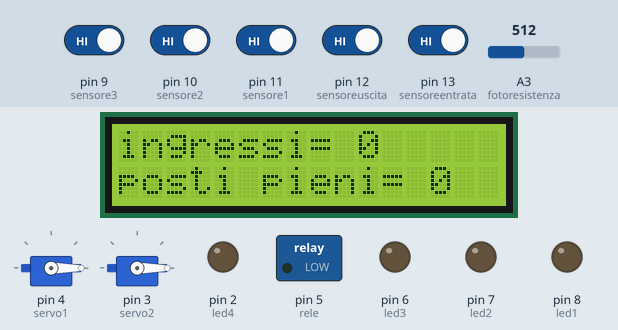
This sketch was run on a simulated Arduino Uno, built with avr-gcc and run on an emulated ATmega328P. On the bench: 16×2 character LCD, 2 × servo, switched loads named in the sketch (green lamp = pin HIGH), output pins drawn as LEDs (lit = HIGH). The inputs (shaded band) are chosen by the test bench; at power-on: pin 9 (sensore3), pin 10 (sensore2), pin 11 (sensore1), pin 12 (sensoreuscita), pin 13 (sensoreentrata) HIGH, A3 (fotoresistenza) = 512. What the sketch prints to the serial monitor is not drawn.

Above: at 6.3 s.
6.4 s: pin 12 (sensoreuscita) driven LOW
At 7.8 s:
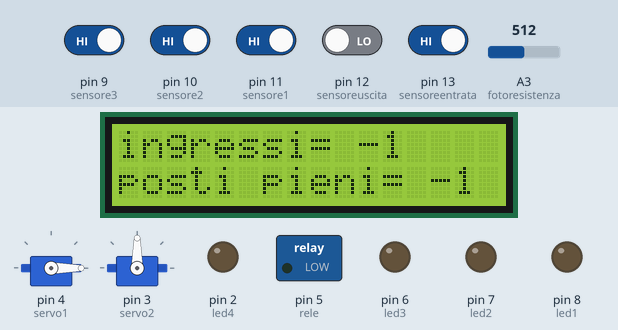
8.1 s: A3 (fotoresistenza) set to 481
11.2 s: pin 9 (sensore3) driven LOW and pin 10 (sensore2) driven LOW
14.3 s: pin 9 (sensore3) driven HIGH
At 16.2 s:
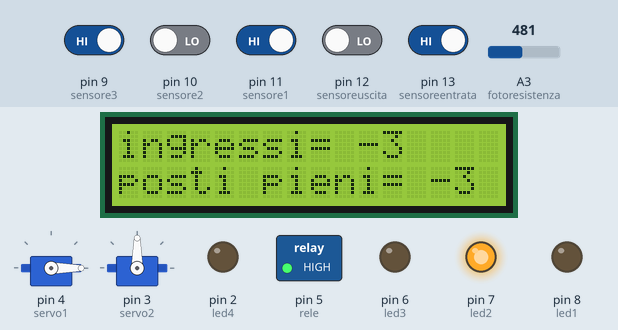
17.2 s: pin 11 (sensore1) driven LOW
At 20.1 s:
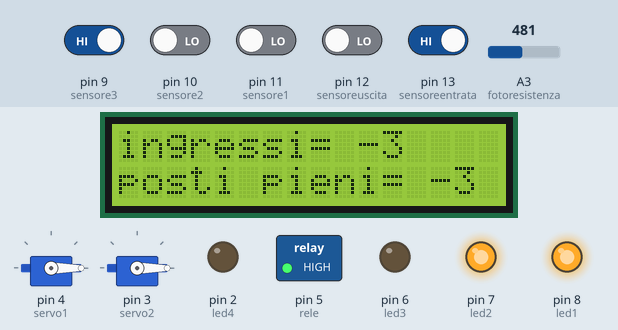
20.3 s: pin 10 (sensore2) driven HIGH and pin 12 (sensoreuscita) driven HIGH
At 24.32 s:
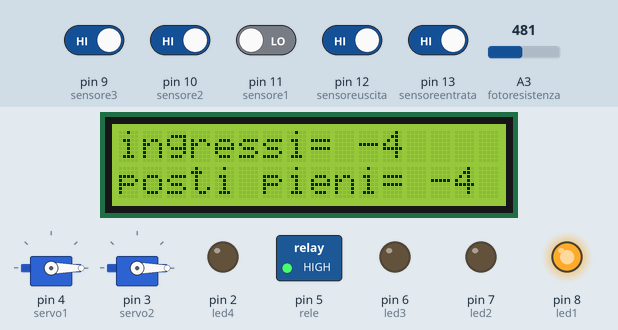
Timing chart, 0 to 24.4 s (numbered marks = the images above; inputs shaded):
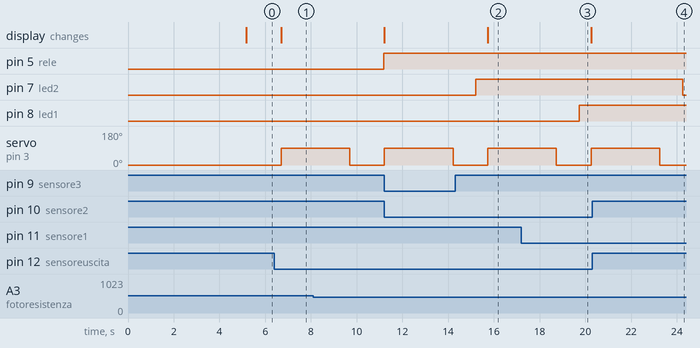

Measured:
- after the input at 6.4 s, servo on pin 3 (servo2): 0° → 90° after 0.29 s; the display: changes after 0.29 s (image 1)
- after the input at 8.1 s, pin 5 (rele): LOW → HIGH after 3.1 s
- after the input at 14.3 s, pin 6 (led3): stays LOW (without the input it goes to HIGH after 0.91 s)
- after the input at 17.2 s, pin 8 (led1): LOW → HIGH after 2.5 s
- after the input at 20.3 s, pin 7 (led2): HIGH → LOW after 4.0 s

The sketch:

parcheggio_semi_domotico.ino
```cpp
  #include <LiquidCrystal_I2C.h>                          //includo la libreria del display con l'interfaccia I2C
#include <Servo.h>                                        //includo la libreria del servomotore

LiquidCrystal_I2C lcd(0x27,16,2);                         //inizio la comunicazione con il display a 16 colonne e 2 righe utilizzando un altro parametro che sarebbe 0x27 per l'interfaccia
Servo servo1;                                             //dichiaro la varibile servo1
Servo servo2;                                             //dichiaro la varibile servo2
int sensoreentrata=13;                                    //pongo il sensoreentrata al pin 13
int sensoreuscita=12;                                     //pongo il sensoreuscita al pin 12
int sensore1=11;                                          //pongo il sensore1 al pin 11
int sensore2=10;                                          //pongo il sensore2 al pin 10
int sensore3=9;                                           //ongo il sensore3 al pin 9
int led1=8;                                               //pongo il led1 al pin 8
int led2=7;                                               //pongo il led2 al pin 7
int led3=6;                                               //pongo il led3 al pin 6
int led4=2;                                               //pongo il led4 al pin 2
int statosensoreentrata=HIGH;                             //pongo lo statosensoreentrata basso (perchè questo sensore quando non rileva niente ha lo stato alto, mentre rileva qualcosa ha lo stato basso)
int statosensoreuscita=HIGH;                              //pongo lo statosensoreuscita basso(non trova niente se è HIGH)
int statosensore1=HIGH;                                   //pongo lo statosensore1 basso
int statosensore2=HIGH;                                   //pongo lo statosensore2 basso
int statosensore3=HIGH;                                   //pongo lo statosensore3 basso
int a=0;                                                  //dichiaro la variabile per il counter dei ingressi
int b=0;                                                  //dichiaro la variabile per il counter per le uscite
int fotoresistenza=A3;                                    //pongo la fotoresistenza al pin A0 (pin anologico)
int val;                                                  //attribuisco questa variabile per i valori letti dalla fotoresistanza
int rele=5;                                               //pin dove è collegato il relè

void setup(){

Serial.begin(9600);                                       //inizializzo la comunicazione col monitor seriale
lcd.begin(16,2);                                          //inizializzo la comunicazione del display a 16 colonne e 2 righe
lcd.init();                                               //inizializzo la comunicazione
lcd.backlight();                                          //attivo la retro illuminazione
pinMode(led1,OUTPUT);                                     //pongo il led1 come OUTPUT
pinMode(led2,OUTPUT);                                     //pongo il led2 come OUTPUT
pinMode(led3,OUTPUT);                                     //pongo il led3 come OUTPUT
pinMode(led4,OUTPUT);                                     //pongo il led4 come OUTPUT
pinMode(sensoreentrata,INPUT);                            //pongo il sensoreentrata come INPUT
pinMode(sensoreuscita,INPUT);                             //pongo il sensoreuscita come INPUT
pinMode(sensore1,INPUT);                                  //pongo il sensore1 come INPUT
pinMode(sensore2,INPUT);                                  //pongo il sensore2 come INPUT
pinMode(sensore3,INPUT);                                  //pongo il sensore3 come INPUT
pinMode(rele,OUTPUT);                                     //pongo il relè come OUTPUT
servo1.attach(4);                                         //pongo il servo1 al pin 4
servo2.attach(3);                                         //pongo il servo2 al pin 3
  lcd.setCursor(3,0);                                     //pongo il cursore alla terza colonna, alla prima riga
  lcd.print("benvenuto");                                 //scrivo nel display la scritta "benvenuto"
  lcd.setCursor(4,1);                                     //pongo il cursore alla quarta colonna, alla seconda riga
  lcd.print("signore");                                   //scrivo nel display la scritta "signore"
  servo1.write(0);                                        //pongo il servo1 a 0 gradi
  servo2.write(0);                                        //pongo il servo2 a 0 gradi
  delay(5000);                                            //pausa di 5 secondi
  lcd.clear();                                            //pulisco il display
  lcd.setCursor(0,0);                                     //pongo il cursore all'inizio
  lcd.print("ingressi= ");                                //scrivo nel display la parola "ingressi"
  lcd.setCursor(10,0);                                    //pongo il cursore alla decima colonna
  lcd.print(a);                                           //stampo i valori della variabile per il counter degli ingressi
  lcd.setCursor(0,1);                                     //pongo il cursore alla prima colonna, prima riga
  lcd.print("posti pieni= ");                             //scrivo nel display la parola "posti pieni"
  lcd.setCursor(13,1);                                    //pongo il cursore alla tredicesima colonna, prima riga
  lcd.print(b);                                           //stampo i valori della variabile per il counter delle uscite
}

void loop(){

val=analogRead(fotoresistenza);                           //leggo i valori forniti dalla fotoresistenza e attribuito quei valori alla variabile "val"
Serial.println(val);                                      //stampo nel monitor seriale i valori della fotoresistenza
delay(500);                                               //pauda di mezzo secondo (500 ms)

if(val<500){                                             //se i valori sono maggiori o uguali rispetto alla soglia impostata
  digitalWrite(rele,HIGH);                                //pongo il relè alto
}

else{                                                     //altrimenti
  digitalWrite(rele,LOW);                                 //pongo il relè basso
}

statosensoreentrata=digitalRead(sensoreentrata);          //attribuisco la lettura digitale del sensoreentrata allo statosensoreentrata
if(statosensoreentrata==LOW){                             //se lo statosensoreentrata è alta
  a=a+1;                                                  //il counter dei ingressi viene incrementa di 1
  b=b+1;                                                  //il counter per i posti pieni
  lcd.setCursor(0,0);                                     //pongo il cursore all'inizio del display
  lcd.print("ingressi= ");                                //scrivo nel display la parola "ingressi"
  lcd.setCursor(10,0);                                    //pongo il cursore alla decima colonna, prima riga
  lcd.print(a);                                           //stampo i valori del counter dei ingressi
  lcd.setCursor(0,1);                                     //pongo il cursore alla prima colonna, prima riga
  lcd.print("posti pieni= ");                             //scrivo nel display la parola "posti pieni"
  lcd.setCursor(13,1);                                    //pongo il cursore alla tredicesima colonna
  lcd.print(b);                                           //stampo i valori della variabile per il counter dei posti pieni
  servo1.write(90);                                       //pongo il servo1 a 90 gradi
  delay(3000);                                            //pausa di 3 secondi
  servo1.write(0);                                        //pongo il servo1 a 0 gradi
  Serial.println("qualcuno è entrato");                   //scrivo nel monitor seriale la scritta "qualcuno è entrato"
  delay(1000);                                            //pausa di un secondo
}

else{                                                     //altrimenti
  servo1.write(0);                                        //pongo il servo a 0 gradi
}

statosensoreuscita=digitalRead(sensoreuscita);            //attribuisco la lettura digitale del sensoreuscita allo statosensoreuscita
if(statosensoreuscita==LOW){                              //se lo statosensoreuscita è alta
  b=b-1;                                                  //decrementa il counter per i posti pieni(qualcuno è uscito)
  a=a-1;                                                  //decrementa il counter della variabile dei ingressi
  lcd.setCursor(0,1);                                     //pongo il cursore all'nizione del display alla prima colonna e prima riga
  lcd.print("posti pieni= ");                             //scrivo nel display la parola "posti pieni"
  lcd.setCursor(13,1);                                    //pongo il cursore alla tredicesima colonna, prima riga
  lcd.print(b);                                           //stampo i valori della variabile per il counter dei posti pieni
  lcd.setCursor(10,0);                                    //pongo il cursore alla decima colonna, prima riga
  lcd.print(a);                                           //stampo i valori della variabile per il counter deli ingressi
  Serial.println(b);                                      //scrivo nel monitor seriale i valori letti della variabile
  servo2.write(90);                                       //pongo il servo2 a 90 gradi
  delay(3000);                                            //pausa di 3 secondi
  servo2.write(0);                                        //pongo il servo2 a 0 gradi
  Serial.println("qualcuno è uscito");                    //scrivo nel monitor seriale la scritta "qualcuno è uscito"
  delay(1000);                                            //pausa di un secondo
}

else{                                                     //altrimenti
servo2.write(0);                                          //pongo il servo2 a 0 gradi
}

statosensore1=digitalRead(sensore1);                      //attribuisco la lettura digitale del sensore1 alla variabile statosensore1
if(statosensore1==LOW){                                   //se lo statosensore1 è alto
  digitalWrite(led1,HIGH);                                //pingo il led1 altro
}
else{                                                     //altrimenti
  digitalWrite(led1,LOW);                                 //pongo il led1 basso
}

statosensore2=digitalRead(sensore2);                      //attribuisco la lettura digitale del sensore2 alla variabile statosensore2
if(statosensore2==LOW){                                   //se lo statosensore2 è alto
  digitalWrite(led2,HIGH);                                //pongo il led2 alto
}
else{
  digitalWrite(led2,LOW);                                 //pongo il led2 basso
}

statosensore3=digitalRead(sensore3);                      //attribuisco la lettura digitale del sensore3 alla variabile statosensore3
if(statosensore3==LOW){                                   //se lo statosensore3 è alto
  //statoLED=!statoLED;
  digitalWrite(led3,HIGH);                                //pongo il led3 alto
}
else{                                                     //altrimenti
  digitalWrite(led3,LOW );                                //pongo il led3 basso
}

  if((statosensore1==LOW) and (statosensore2==LOW) and (statosensore3==LOW)){           //se lo stato dei tre sensori sono alti
    digitalWrite(led4,HIGH);                                                            //apongo il led4 alto

  }
  else{                                                                                 //altrimenti
    digitalWrite(led4,LOW);                                                             //pongo il led4 basso
  }
}
```
